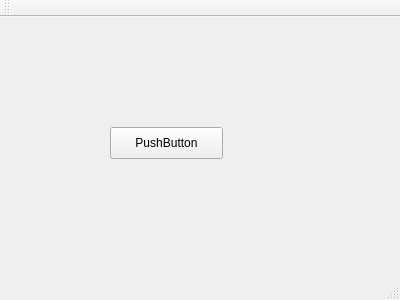
<?xml version="1.0" encoding="UTF-8"?>
<ui version="4.0">
 <class>MainWindow</class>
 <widget class="QMainWindow" name="MainWindow">
  <property name="geometry">
   <rect>
    <x>0</x>
    <y>0</y>
    <width>400</width>
    <height>300</height>
   </rect>
  </property>
  <property name="windowTitle">
   <string>MainWindow</string>
  </property>
  <widget class="QWidget" name="centralWidget">
   <widget class="QPushButton" name="pushButton">
    <property name="geometry">
     <rect>
      <x>110</x>
      <y>110</y>
      <width>113</width>
      <height>32</height>
     </rect>
    </property>
    <property name="text">
     <string>PushButton</string>
    </property>
   </widget>
  </widget>
  <widget class="QMenuBar" name="menuBar">
   <property name="geometry">
    <rect>
     <x>0</x>
     <y>0</y>
     <width>400</width>
     <height>22</height>
    </rect>
   </property>
  </widget>
  <widget class="QToolBar" name="mainToolBar">
   <attribute name="toolBarArea">
    <enum>TopToolBarArea</enum>
   </attribute>
   <attribute name="toolBarBreak">
    <bool>false</bool>
   </attribute>
  </widget>
  <widget class="QStatusBar" name="statusBar"/>
 </widget>
 <layoutdefault spacing="6" margin="11"/>
 <resources/>
 <connections/>
</ui>
